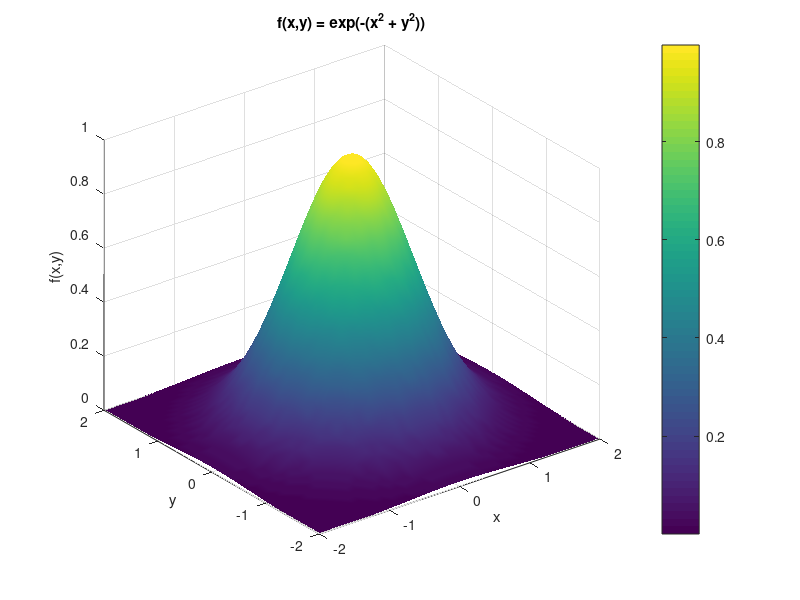

Reproduce this figure in MATLAB.
%% Lecture 5. Numerical Integration
clearvars;
clc;

%% Example 2: Gaussian Function (2D Normal Distribution)
fprintf('=== EXAMPLE 2: 2D Gaussian Function ===\n');
fprintf('Integrating f(x,y) = exp(-(x^2 + y^2)) over [-2,2] x [-2,2]\n\n');

% Define the function
f2 = @(x, y) exp(-(x.^2 + y.^2));

% Integration limits
x_low = -2; x_high = 2;
y_low = -2; y_high = 2;

% Using integral2
result2 = integral2(f2, x_low, x_high, y_low, y_high);
fprintf('integral2 Result: %.8f\n', result2);
fprintf('(Theoretical over infinite domain: π = %.8f)\n\n', pi);

%% Visualizations
% Plot 2: Gaussian function
figure;
[X_plot2, Y_plot2] = meshgrid(linspace(x_low, x_high, 50),...
  linspace(y_low, y_high, 50));
Z_plot2 = f2(X_plot2, Y_plot2);
surf(X_plot2, Y_plot2, Z_plot2);
shading interp;
xlabel('x'); ylabel('y'); zlabel('f(x,y)');
title('f(x,y) = exp(-(x^2 + y^2))');
colorbar;
